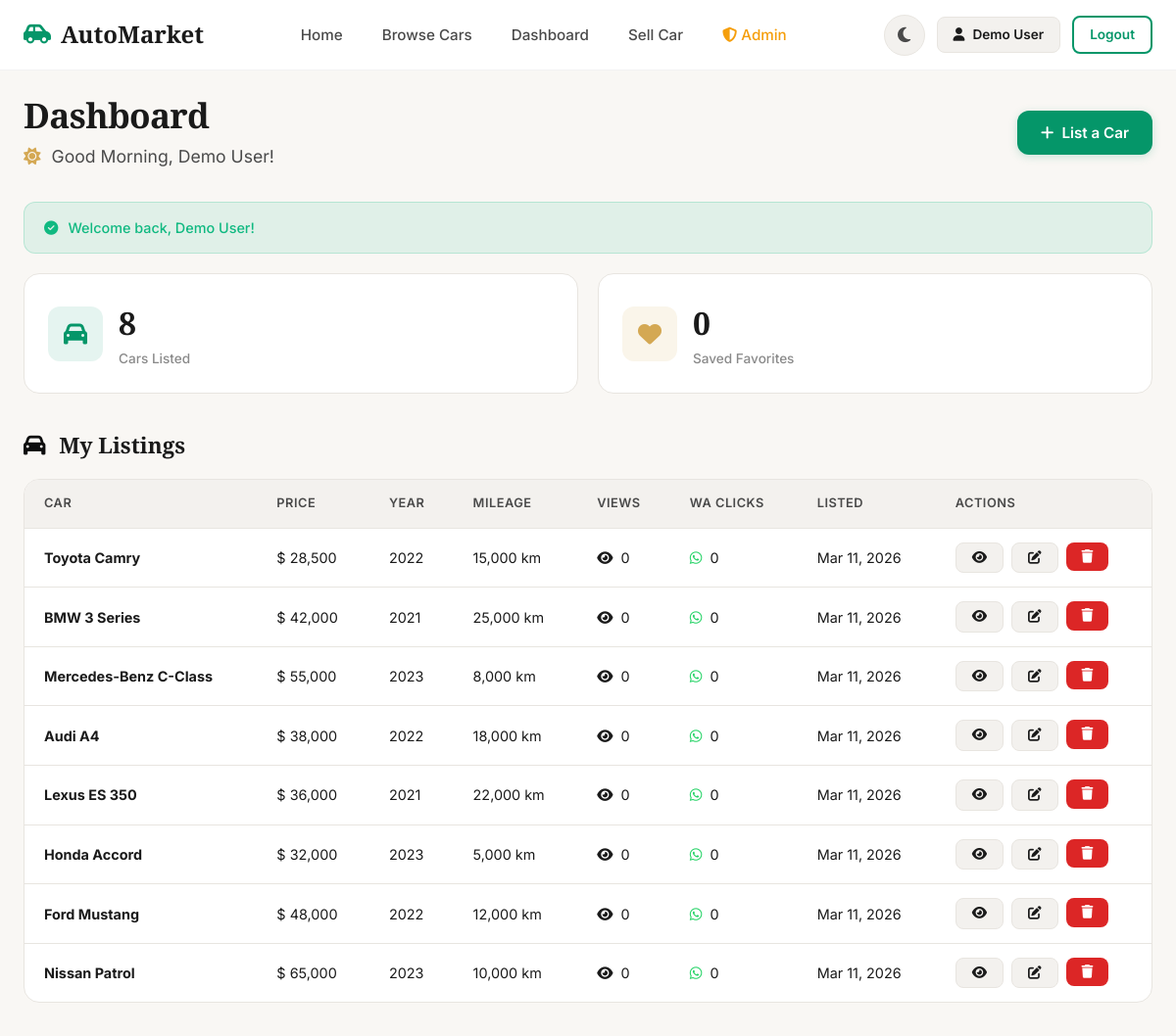
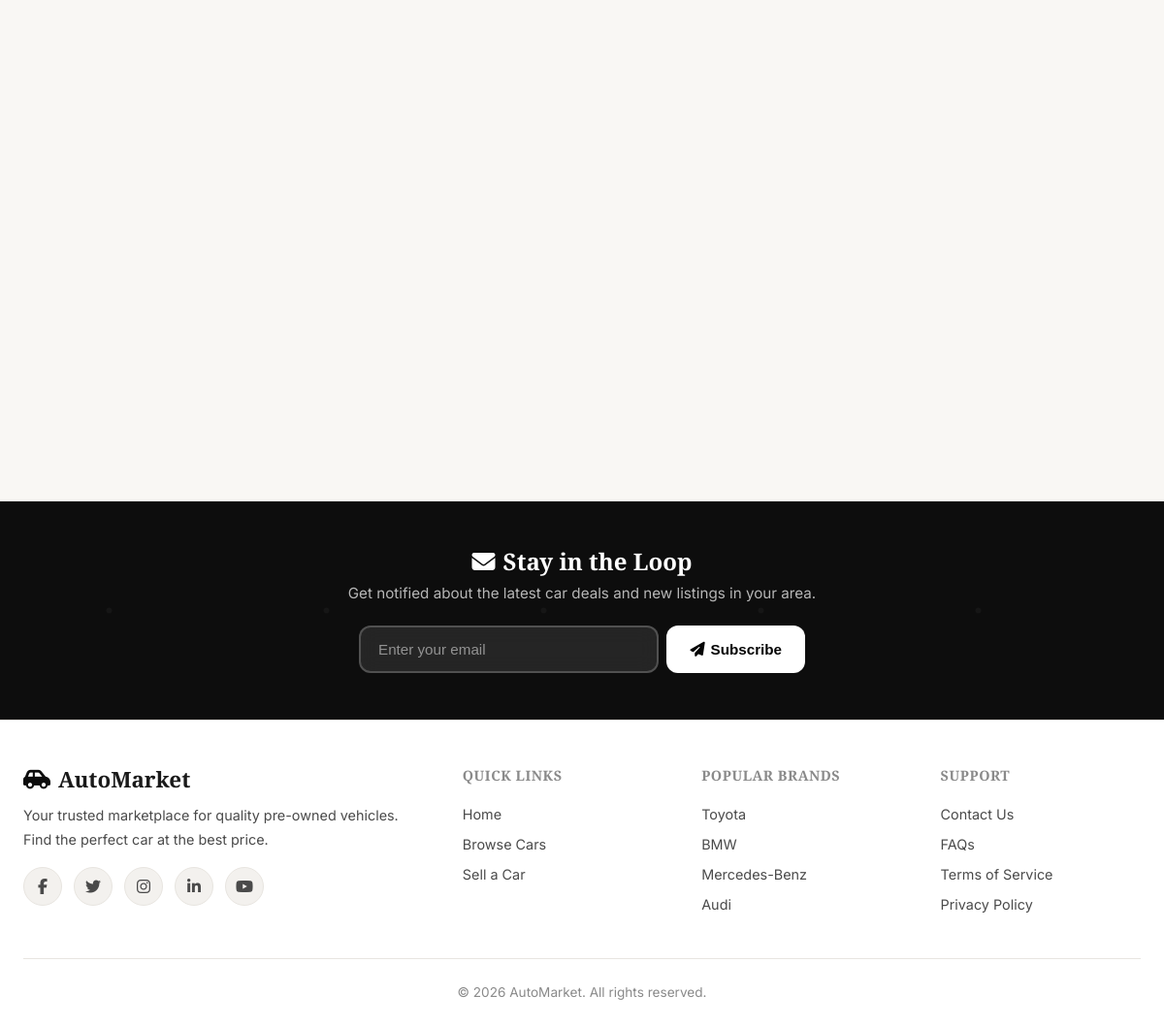
The page /public/dashboard (signed in) on the database its author committed (2 pictures, top to bottom).
### tables this page shows
CREATE TABLE IF NOT EXISTS `cars` (
  `id` INT AUTO_INCREMENT PRIMARY KEY,
  `user_id` INT NOT NULL,
  `brand` VARCHAR(50) NOT NULL,
  `model` VARCHAR(100) NOT NULL,
  `year` INT NOT NULL,
  `mileage` INT NOT NULL DEFAULT 0,
  `price` DECIMAL(12,2) NOT NULL,
  `fuel_type` VARCHAR(30) NOT NULL DEFAULT 'Gasoline',
  `transmission` VARCHAR(30) NOT NULL DEFAULT 'Automatic',
  `condition_status` VARCHAR(30) NOT NULL DEFAULT 'Used',
  `description` TEXT,
  `location` VARCHAR(255) DEFAULT NULL,
  `location_lat` DECIMAL(10,7) DEFAULT NULL,
  `location_lng` DECIMAL(10,7) DEFAULT NULL,
  `whatsapp_phone` VARCHAR(20) DEFAULT NULL,
  `damage_data` TEXT DEFAULT NULL,
  `created_at` TIMESTAMP DEFAULT CURRENT_TIMESTAMP,
  FOREIGN KEY (`user_id`) REFERENCES `users`(`id`) ON DELETE CASCADE,
  INDEX `idx_brand` (`brand`),
  INDEX `idx_price` (`price`),
  INDEX `idx_year` (`year`)
);

### includes/controllers/DashboardController.php (called while the page is built, shortened)
<?php
class DashboardController
{
    public function index(): void
    {
        $carModel = new CarModel();
        $favModel = new FavoriteModel();
        $userId = currentUserId();
        $myCars = $carModel->getByUser($userId);
        $totalCars = $carModel->countByUser($userId);
        $totalFavorites = $favModel->countByUser($userId);
        $success = flash('success');
        require __DIR__ . '/../views/dashboard.php';
    }
}

### includes/config/app.php (called while the page is built, shortened)
<?php
function currentUserId(): ?int
{
    return $_SESSION['user_id'] ?? null;
}
function currentUserName(): ?string
{
    return $_SESSION['user_name'] ?? null;
}
function flash(string $key, ?string $message = null): ?string
{
    $msg = $_SESSION['flash'][$key] ?? null;
    return $msg;
}
function sanitize(string $str): string
{
    return htmlspecialchars($str, ENT_QUOTES, 'UTF-8');
}
function baseUrl(string $path = ''): string
{
    return APP_URL . '/' . ltrim($path, '/');
}

### includes/config/db.php (called while the page is built, shortened)
<?php
function getDBConnection(): PDO {
    static $pdo = null;
    if ($pdo === null) {
        $dsn = "mysql:host=" . DB_HOST . ";dbname=" . DB_NAME . ";charset=" . DB_CHARSET;
        $options = [
            PDO::ATTR_ERRMODE            => PDO::ERRMODE_EXCEPTION,
            PDO::ATTR_DEFAULT_FETCH_MODE => PDO::FETCH_ASSOC,
            PDO::ATTR_EMULATE_PREPARES   => false,
        ];
        try {
            $pdo = new PDO($dsn, DB_USER, DB_PASS, $options);
        } catch (PDOException $e) {
            die("Database connection failed: " . $e->getMessage());
        }
    }
    return $pdo;
}

### includes/models/CarModel.php (called while the page is built, shortened)
<?php
class CarModel
{
    private PDO $db;
    public function __construct()
    {
        $this->db = getDBConnection();
    }
    public function getByUser(int $userId): array
    {
        $stmt = $this->db->prepare(
            "SELECT c.*,
                    (SELECT image_path FROM car_images WHERE car_id = c.id AND is_primary = 1 LIMIT 1) as primary_image
             FROM cars c WHERE c.user_id = ? ORDER BY c.created_at DESC"
        );
        $stmt->execute([$userId]);
        return $stmt->fetchAll();
    }
    public function countByUser(int $userId): int
    {
        $stmt = $this->db->prepare("SELECT COUNT(*) FROM cars WHERE user_id = ?");
        $stmt->execute([$userId]);
        return (int) $stmt->fetchColumn();
    }
}

### includes/models/FavoriteModel.php (called while the page is built, shortened)
<?php
class FavoriteModel
{
    private PDO $db;
    public function __construct()
    {
        $this->db = getDBConnection();
    }
    public function countByUser(int $userId): int
    {
        $stmt = $this->db->prepare("SELECT COUNT(*) FROM favorites WHERE user_id = ?");
        $stmt->execute([$userId]);
        return (int) $stmt->fetchColumn();
    }
}

### includes/views/dashboard.php (the view, shortened to what this page needs)
<?php require __DIR__ . '/header.php'; ?>
<section class="dashboard">
    <div class="container">
        <div class="dashboard-header fade-in">
            <div>
                <h1 class="section-title">Dashboard</h1>
                <?php
                $hour = (int) date('G');
                if ($hour < 12) {
                    $greeting = 'Good Morning';
                    $greetIcon = 'fas fa-sun';
                } elseif ($hour < 17) {
                    $greeting = 'Good Afternoon';
                    $greetIcon = 'fas fa-cloud-sun';
                } else {
                    $greeting = 'Good Evening';
                    $greetIcon = 'fas fa-moon';
                }
                ?>
                <p class="section-subtitle" style="margin-bottom:0;">
                    <i class="<?= $greetIcon ?>" style="color:var(--accent);margin-right:6px;"></i>
                    <?= $greeting ?>,
                    <?= sanitize(currentUserName()) ?>!
                </p>
            </div>
            <a href="<?= baseUrl('cars/new') ?>" class="btn btn-primary">
                <i class="fas fa-plus"></i> List a Car
            </a>
        </div>
        <?php if (!empty($success)): ?>
            <div class="alert alert-success fade-in"><i class="fas fa-check-circle"></i>
                <?= sanitize($success) ?>
            </div>
        <?php endif; ?>
        <div class="dashboard-stats fade-in">
            <div class="stat-card">
                <div class="stat-icon blue"><i class="fas fa-car"></i></div>
                <div>
                    <div class="stat-value">
                        <?= $totalCars ?>
                    </div>
                    <div class="stat-label">Cars Listed</div>
                </div>
            </div>
            <div class="stat-card">
                <div class="stat-icon amber"><i class="fas fa-heart"></i></div>
                <div>
                    <div class="stat-value">
                        <?= $totalFavorites ?>
                    </div>
                    <div class="stat-label">Saved Favorites</div>
                </div>
            </div>
        </div>
        <div class="dashboard-section fade-in">
            <div class="dashboard-section-header">
                <h2><i class="fas fa-car" style="color:var(--primary);margin-right:8px;"></i> My Listings</h2>
            </div>
            <?php if (empty($myCars)): ?>
                <div class="empty-state"
                    style="background:var(--bg-card);border-radius:var(--radius-lg);border:1px solid var(--border-color);">
                    <i class="fas fa-car-side"></i>
                    <h3>No listings yet</h3>
                    <p>Start selling by listing your first car</p>
                    <a href="<?= baseUrl('cars/new') ?>" class="btn btn-primary">
                        <i class="fas fa-plus"></i> List a Car
                    </a>
                </div>
            <?php else: ?>
                <div class="table-wrapper">
                    <table class="dashboard-table">
                        <thead>
                            <tr>
                                <th>Car</th>
                                <th>Price</th>
                                <th>Year</th>
                                <th>Mileage</th>
                                <th>Views</th>
                                <th>WA Clicks</th>
                                <th>Listed</th>
                                <th>Actions</th>
                            </tr>
                        </thead>
                        <tbody>
                            <?php foreach ($myCars as $car): ?>
                                <tr>
                                    <td>
                                        <strong>
                                            <?= sanitize($car['brand'] . ' ' . $car['model']) ?>
                                        </strong>
                                    </td>
                                    <td>$
                                        <?= number_format($car['price'], 0) ?>
                                    </td>
                                    <td>
                                        <?= $car['year'] ?>
                                    </td>
                                    <td>
                                        <?= number_format($car['mileage']) ?> km
                                    </td>
                                    <td>
                                        <i class="fas fa-eye" style="color:var(--info);margin-right:4px;"></i>
                                        <?= number_format($car['views_count'] ?? 0) ?>
                                    </td>
                                    <td>
                                        <i class="fab fa-whatsapp" style="color:#25d366;margin-right:4px;"></i>
                                        <?= number_format($car['whatsapp_clicks'] ?? 0) ?>
                                    </td>
                                    <td>
                                        <?= date('M j, Y', strtotime($car['created_at'])) ?>
                                    </td>
                                    <td>
                                        <div class="table-actions">
                                            <a href="<?= baseUrl('car/' . $car['id']) ?>" class="btn btn-secondary btn-sm"
                                                title="View">
                                                <i class="fas fa-eye"></i>
                                            </a>
                                            <a href="<?= baseUrl('cars/' . $car['id'] . '/edit') ?>"
                                                class="btn btn-secondary btn-sm" title="Edit">
                                                <i class="fas fa-edit"></i>
                                            </a>
                                            <form action="<?= baseUrl('cars/' . $car['id'] . '/delete') ?>" method="POST"
                                                style="display:inline;"
                                                onsubmit="return confirm('Are you sure you want to delete this listing?');">
                                                <button type="submit" class="btn btn-danger btn-sm" title="Delete">
                                                    <i class="fas fa-trash"></i>
                                                </button>
                                            </form>
                                        </div>
                                    </td>
                                </tr>
                            <?php endforeach; ?>
                        </tbody>
                    </table>
                </div>
            <?php endif; ?>
        </div>
    </div>
</section>
<?php require __DIR__ . '/footer.php'; ?>

### rows shown on the page
cars: brand+model "Toyota Camry", price "28,500", year "2022", mileage "15,000", views_count "0", whatsapp_clicks "0", created_at "Mar 11, 2026"
cars: brand+model "BMW 3 Series", price "42,000", year "2021", mileage "25,000", views_count "0", whatsapp_clicks "0", created_at "Mar 11, 2026"
cars: brand+model "Mercedes-Benz C-Class", price "55,000", year "2023", mileage "8,000", views_count "0", whatsapp_clicks "0", created_at "Mar 11, 2026"
cars: brand+model "Audi A4", price "38,000", year "2022", mileage "18,000", views_count "0", whatsapp_clicks "0", created_at "Mar 11, 2026"
cars: brand+model "Lexus ES 350", price "36,000", year "2021", mileage "22,000", views_count "0", whatsapp_clicks "0", created_at "Mar 11, 2026"
cars: brand+model "Honda Accord", price "32,000", year "2023", mileage "5,000", views_count "0", whatsapp_clicks "0", created_at "Mar 11, 2026"
cars: brand+model "Ford Mustang", price "48,000", year "2022", mileage "12,000", views_count "0", whatsapp_clicks "0", created_at "Mar 11, 2026"
cars: brand+model "Nissan Patrol", price "65,000", year "2023", mileage "10,000", views_count "0", whatsapp_clicks "0", created_at "Mar 11, 2026"

### other values the page prints
currentUserName() "Demo User"
$greeting "Good Morning"
$success "Welcome back, Demo User!"
$totalCars "8"
$totalFavorites "0"
